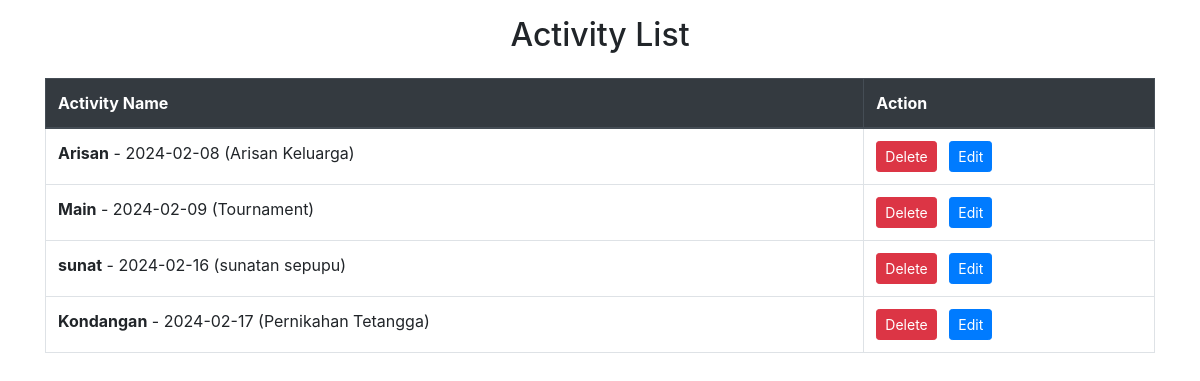
The app's page /raffi/tampilan.php with its own data.
### tables this page shows
CREATE TABLE `activities` (
  `id` int NOT NULL,
  `activity_name` varchar(255) NOT NULL,
  `activity_date` date NOT NULL,
  `activity_description` text NOT NULL
);

### raffi/tampilan.php (the view, shortened to what this page needs)
<?php
include "koneksi.php";
$query = "SELECT * FROM activities";
$result = $mysqli->query($query);
?>
<!DOCTYPE html>
<html lang="en">
<head>
    <link rel="stylesheet" href="https://maxcdn.bootstrapcdn.com/bootstrap/4.5.2/css/bootstrap.min.css">
</head>
<body>
    <div class="container">
        <h2 class="text-center mt-3 mb-4">Activity List</h2>
        <table class="table table-bordered">
            <thead class="thead-dark">
                <tr>
                    <th>Activity Name</th>
                    <th>Action</th>
                </tr>
            </thead>
            <tbody>
                <?php while($row = $result->fetch_assoc()): ?>
                <tr>
                    <td>
                        <strong><?php echo $row['activity_name']; ?></strong> - <?php echo $row['activity_date']; ?>
                        (<?php echo $row['activity_description']; ?>)
                    </td>
                    <td>
                        <a href="delete_activity.php?id=<?php echo $row['id']; ?>" class="btn btn-danger btn-sm mr-2">Delete</a>
                        <a href="edit_activity.php?id=<?php echo $row['id']; ?>" class="btn btn-primary btn-sm">Edit</a>
                    </td>
                </tr>
                <?php endwhile; ?>
            </tbody>
        </table>
    </div>
</body>
</html>

### records on screen
activities: activity_name "Arisan", activity_date "2024-02-08", activity_description "Arisan Keluarga"
activities: activity_name "Main", activity_date "2024-02-09", activity_description "Tournament"
activities: activity_name "sunat", activity_date "2024-02-16", activity_description "sunatan sepupu"
activities: activity_name "Kondangan", activity_date "2024-02-17", activity_description "Pernikahan Tetangga"
